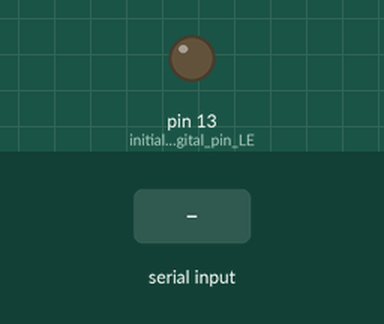
The sketch below on a simulated Arduino Uno, built with avr-gcc and run on an emulated ATmega328P. Parts: output pins drawn as LEDs (lit = HIGH). The inputs (shaded band) are chosen by the test bench.

Above: at 1.2 s.
1.3 s: "90,45\n" received over Serial
At 2.04 s:
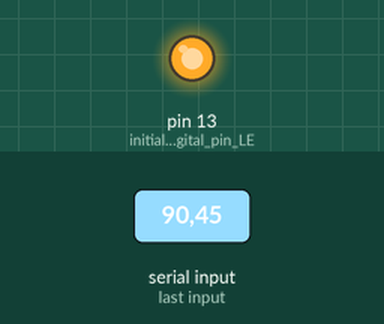
4.3 s: "30,150\n" received over Serial
At 5.87 s:
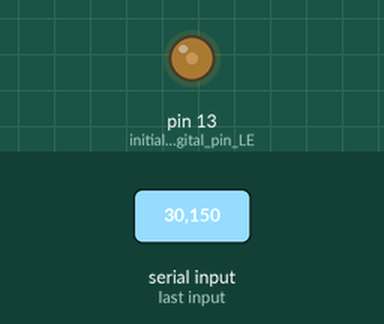
6.0 s: "90\n" received over Serial
At 6.7 s:
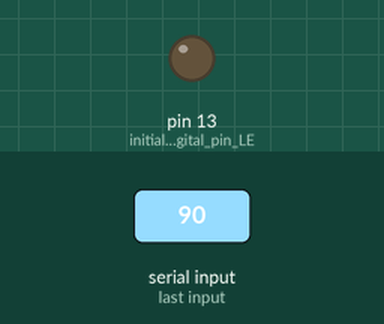
Timing chart, 0 to 9.0 s (numbered marks = the images above; inputs shaded):
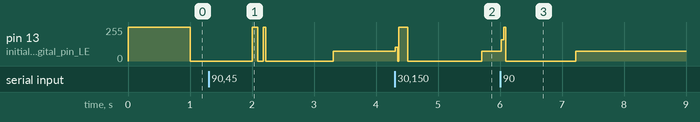

Measured:
- after the input at 4.3 s, pin 13 (initialize_digital_pin_LE): 72/255 → 255/255 at once, → 0/255 0.20 s later, → 72/255 1.2 s later
- after the input at 6.0 s, pin 13 (initialize_digital_pin_LE): 72/255 → 0/255 at once, → 72/255 1.2 s later

The sketch:

Akshay_Lab_10-1_Exercise_2.ino
```cpp
int j = 1000;  //initialize the variable j to be 1000
void setup() {  // put your setup code here, to run once:
  Serial.begin(9600); //initialize the serial communication
  pinMode(LED_BUILTIN, OUTPUT); //initialize digital pin LED_BUILTIN as an output
}

void loop() { // put your main code here, to run repeatedly:
  if(Serial.available()>0)  //if number from serial port is more than 0
  {
    j=Serial.parseInt();    //returns number is assigned to variable j
  }
  digitalWrite(LED_BUILTIN, HIGH);  // turn the LED on (HIGH is the voltage level)
  delay(j);                         //wait j seconds
  digitalWrite(LED_BUILTIN, LOW);   // turn the LED off by making the voltage LOW
  delay(j);                         //wait j seconds
}
```
